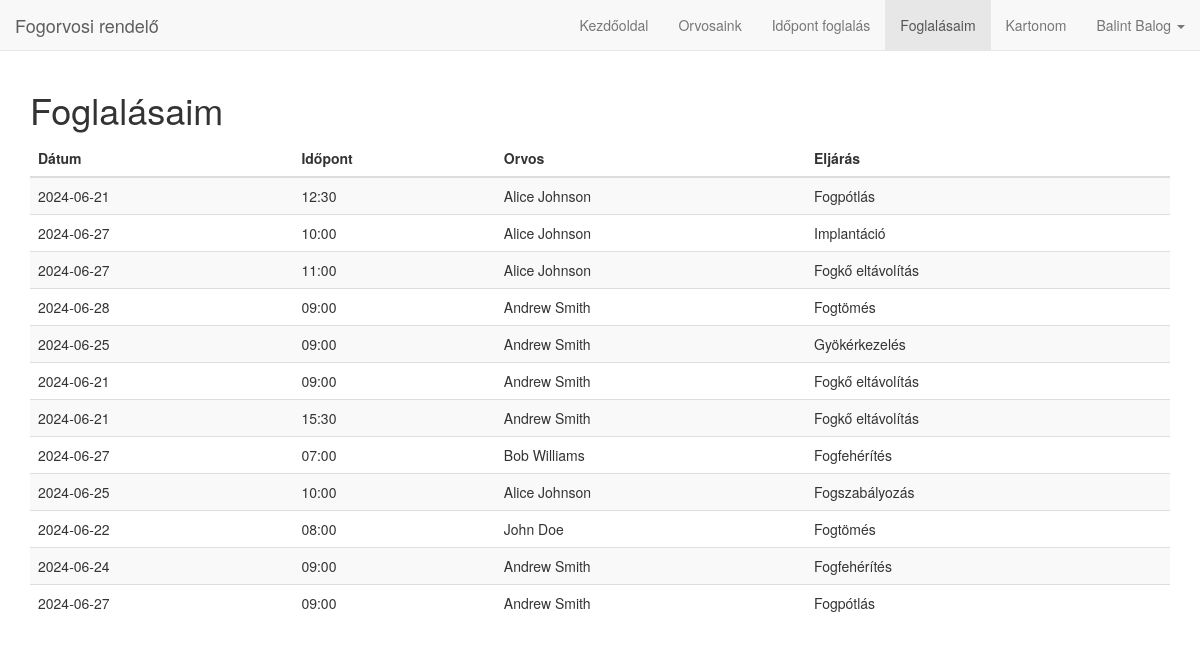
The page /view_appointments.php (signed in) on the database its author committed.
### tables this page shows
CREATE TABLE `Appointment` (
  `appID` int(11) NOT NULL,
  `schedule` datetime NOT NULL,
  `doctorID` int(11) NOT NULL,
  `patientID` int(11) NOT NULL,
  `procedureID` int(11) NOT NULL,
  `token` varchar(255) NOT NULL
);

CREATE TABLE `Doctor` (
  `doctorID` int(11) NOT NULL,
  `firstName` varchar(50) NOT NULL,
  `lastName` varchar(50) NOT NULL,
  `password` varchar(255) NOT NULL,
  `phoneNumber` varchar(20) NOT NULL,
  `email` varchar(100) NOT NULL,
  `worktime` varchar(50) NOT NULL,
  `specialisation` varchar(100) NOT NULL,
  `forget` varchar(255) DEFAULT NULL,
  `remember` varchar(255) DEFAULT NULL
);

CREATE TABLE `Procedures` (
  `procedureID` int(11) NOT NULL,
  `procedureName` varchar(255) DEFAULT NULL,
  `price` decimal(10,2) DEFAULT NULL
);

### view_appointments.php (the view, shortened to what this page needs)
<?php
global $pdo;
$patientID = $_SESSION["patientID"];
?>
<!DOCTYPE html>
<html lang="hu">
<head>
    <link rel="stylesheet" href="https://cdn.jsdelivr.net/npm/bootstrap@3.3.7/dist/css/bootstrap.min.css">
</head>
<body>
<nav class="navbar navbar-default navbar-fixed-top">
    <div class="container-fluid">
        <div class="navbar-header">
            <a class="navbar-brand" href="#">Fogorvosi rendelő</a>
        </div>
        <div class="collapse navbar-collapse" id="bs-example-navbar-collapse-1">
            <ul class="nav navbar-nav navbar-right">
                <li><a href="index.php">Kezdőoldal</a></li>
                <li><a href="doctors.php">Orvosaink</a></li>
                <?php if (!isset($_SESSION['patientID']) && !isset($_SESSION['doctorID'])): ?>
                    <li><a href="register.php">Regisztráció</a></li>
                    <li><a href="login.php">Bejelentkezés</a></li>
                <?php else: ?>
                    <?php
                    if (isset($_SESSION['patientID'])) {
                        echo '<li><a href="appointment.php">Időpont foglalás</a></li>';
                        echo '<li class="active"><a href="view_appointments.php">Foglalásaim</a></li>';
                        echo '<li><a href="view_my_records.php">Kartonom</a></li>';
                    }
                    ?>
                    <li class="dropdown">
                        <a href="#" class="dropdown-toggle" data-toggle="dropdown" role="button" aria-haspopup="true"
                           aria-expanded="false">
                            <?php echo htmlspecialchars($_SESSION['firstName'] . ' ' . $_SESSION['lastName']); ?> <span
                                    class="caret"></span>
                        </a>
                    </li>
                <?php endif; ?>
            </ul>
        </div>
    </div>
</nav>
<div class="container">
    <h1>Foglalásaim</h1>
    <table class="table table-striped">
        <thead>
        <tr>
            <th>Dátum</th>
            <th>Időpont</th>
            <th>Orvos</th>
            <th>Eljárás</th>
        </tr>
        </thead>
        <tbody>
        <?php
        $sql = "SELECT a.schedule, d.firstName, d.lastName, p.procedureName
                    FROM Appointment a
                    JOIN Doctor d ON a.doctorID = d.doctorID
                    JOIN Procedures p ON a.procedureID = p.procedureID
                    WHERE a.patientID = ?";
        $stmt = $pdo->prepare($sql);
        $stmt->execute([$patientID]);
        $appointments = $stmt->fetchAll(PDO::FETCH_ASSOC);
        foreach ($appointments as $appointment) {
            echo "<tr>";
            echo "<td>" . date('Y-m-d', strtotime($appointment['schedule'])) . "</td>";
            echo "<td>" . date('H:i', strtotime($appointment['schedule'])) . "</td>";
            echo "<td>" . htmlspecialchars($appointment['firstName'] . ' ' . $appointment['lastName']) . "</td>";
            echo "<td>" . htmlspecialchars($appointment['procedureName']) . "</td>";
            echo "</tr>";
        }
        ?>
        </tbody>
    </table>
</div>
</body>
</html>

### view_appointments.php (style rules this page uses)
body { padding-top: 70px; }

### rows shown on the page
appointment: schedule "2024-06-21", schedule "12:30", doctorID.lastName "Alice Johnson", procedureID.procedureName "Fogpótlás"
appointment: schedule "2024-06-27", schedule "10:00", doctorID.lastName "Alice Johnson", procedureID.procedureName "Implantáció"
appointment: schedule "2024-06-27", schedule "11:00", doctorID.lastName "Alice Johnson", procedureID.procedureName "Fogkő eltávolítás"
appointment: schedule "2024-06-28", schedule "09:00", doctorID.lastName "Andrew Smith", procedureID.procedureName "Fogtömés"
appointment: schedule "2024-06-25", schedule "09:00", doctorID.lastName "Andrew Smith", procedureID.procedureName "Gyökérkezelés"
appointment: schedule "2024-06-21", schedule "09:00", doctorID.lastName "Andrew Smith", procedureID.procedureName "Fogkő eltávolítás"
appointment: schedule "2024-06-21", schedule "15:30", doctorID.lastName "Andrew Smith", procedureID.procedureName "Fogkő eltávolítás"
appointment: schedule "2024-06-27", schedule "07:00", doctorID.lastName "Bob Williams", procedureID.procedureName "Fogfehérítés"
appointment: schedule "2024-06-25", schedule "10:00", doctorID.lastName "Alice Johnson", procedureID.procedureName "Fogszabályozás"
appointment: schedule "2024-06-22", schedule "08:00", doctorID.lastName "John Doe", procedureID.procedureName "Fogtömés"
appointment: schedule "2024-06-24", schedule "09:00", doctorID.lastName "Andrew Smith", procedureID.procedureName "Fogfehérítés"
appointment: schedule "2024-06-27", schedule "09:00", doctorID.lastName "Andrew Smith", procedureID.procedureName "Fogpótlás"

### other values the page prints
$_SESSION['firstName'] . ' ' . $_SESSION['lastName'] "Balint Balog"
